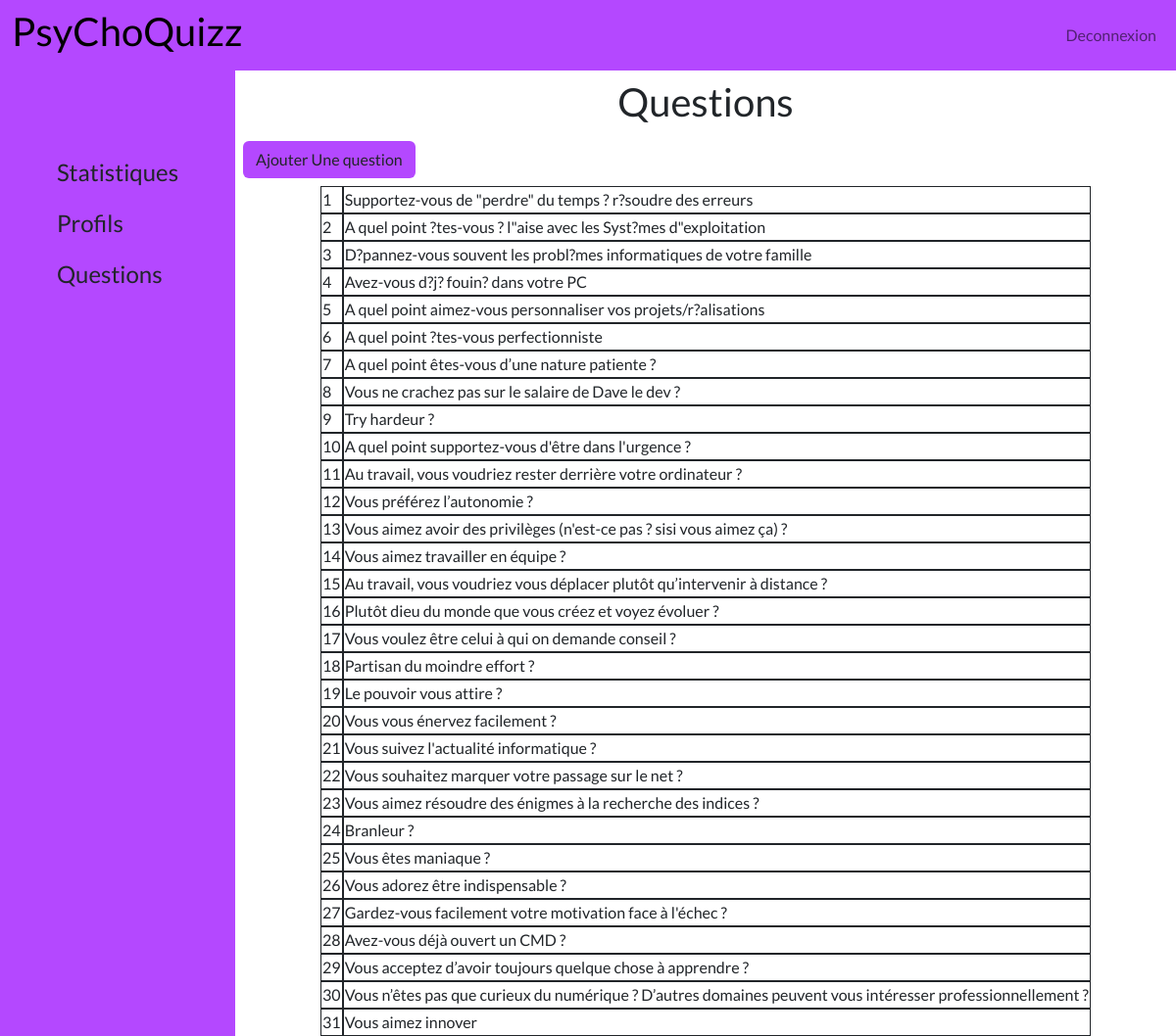
/admin/questions.php (signed in), run on the app's committed database.
### tables this page shows
CREATE TABLE `question` (
  `IDQUESTION` smallint(6) NOT NULL,
  `LIBELLE` varchar(1200) NOT NULL,
  `ENJEU` varchar(1200) NOT NULL,
  `IDTYPEQUESTION` int(11) DEFAULT NULL,
  `IDSCOREFERMEE` int(11) DEFAULT NULL,
  `IDSCORECH` int(11) DEFAULT NULL
);

### back-end/functions.php (called while the page is built, shortened)
<?php
    function getAllQuestions($connexion){
        $requete = $connexion->prepare('SELECT * FROM `question`');
        $requete->execute();
        $data = $requete->fetchAll();
        return $data;
    }
?>

### admin/questions.php (the view, shortened to what this page needs)
<!DOCTYPE html>
<html lang="en">
<head>
    <link href="https://cdn.jsdelivr.net/npm/bootstrap@5.2.1/dist/css/bootstrap.min.css" rel="stylesheet">
    <link rel="stylesheet" href="../assets/css/style.css">
    <link rel="stylesheet" href="css/dashboard.css">
    <link rel="stylesheet" href="css/button.css">
</head>
<body>
    <?php
        include_once('front-end/admin_nav.php');
        require_once('../back-end/functions.php');
    ?>
    <div class="main d-flex flex-row w-100">
        <?php include_once('front-end/dashboard.php'); ?>
        <section id="mainSection">
            <div class="d-flex justify-content-center align-items-center">
                <h1>Questions</h1>
            </div>
            <div>
                <button class="btn m-2">Ajouter Une question</button>
            </div>
            <div class="d-flex justify-content-center align-items-center">
                <table>
                    <tbody class="d-flex flex-row">
                        <tr class="d-flex flex-column">
                            <?php
                                $dataQuestion=getAllQuestions($connexion);
                                foreach($dataQuestion as $value){
                                    ?>
                                    <td class="border border-dark"><?php echo($value[0]);?></td>
                                    <?php
                                }
                            ?>
                        </tr>
                        <tr class="d-flex flex-column">
                            <?php
                                foreach($dataQuestion as $value){
                                    ?>
                                    <td class="border border-dark"><?php echo($value[1]);?></td>
                                    <?php
                                }
                            ?>
                        </tr>
                    </tbody>
                </table>
            </div>
        </section>
    </div>
</body>
</html>

### assets/css/style.css (style rules this page uses)
body { min-height: 100vh; }
* { font-family: 'Lato', sans-serif; }

### admin/css/dashboard.css (style rules this page uses)
#mainSection { width: 80%; height: 100vh; margin-top: 80px; margin-left: 20%; }

### admin/css/button.css (style rules this page uses)
.btn { background-color: #b448ff !important; transition: 0.3s; }

### data on the page
question: IDQUESTION "1", LIBELLE "Supportez-vous de \"perdre\" du temps ? r?soudre des erreurs"
question: IDQUESTION "2", LIBELLE "A quel point ?tes-vous ? l\"aise avec les Syst?mes d\"exploitation"
question: IDQUESTION "3", LIBELLE "D?pannez-vous souvent les probl?mes informatiques de votre famille"
question: IDQUESTION "4", LIBELLE "Avez-vous d?j? fouin? dans votre PC"
question: IDQUESTION "5", LIBELLE "A quel point aimez-vous personnaliser vos projets/r?alisations"
question: IDQUESTION "6", LIBELLE "A quel point ?tes-vous perfectionniste"
question: IDQUESTION "7", LIBELLE "A quel point êtes-vous d’une nature patiente ?"
question: IDQUESTION "8", LIBELLE "Vous ne crachez pas sur le salaire de Dave le dev ?"
question: IDQUESTION "9", LIBELLE "Try hardeur ?"
question: IDQUESTION "10", LIBELLE "A quel point supportez-vous d'être dans l'urgence ?"
question: IDQUESTION "11", LIBELLE "Au travail, vous voudriez rester derrière votre ordinateur ?"
question: IDQUESTION "12", LIBELLE "Vous préférez l’autonomie ?"
question: IDQUESTION "13", LIBELLE "Vous aimez avoir des privilèges (n'est-ce pas ? sisi vous aimez ça) ?"
question: IDQUESTION "14", LIBELLE "Vous aimez travailler en équipe ?"
question: IDQUESTION "15", LIBELLE "Au travail, vous voudriez vous déplacer plutôt qu’intervenir à distance ?"
question: IDQUESTION "16", LIBELLE "Plutôt dieu du monde que vous créez et voyez évoluer ?"
question: IDQUESTION "17", LIBELLE "Vous voulez être celui à qui on demande conseil ?"
question: IDQUESTION "18", LIBELLE "Partisan du moindre effort ?"
question: IDQUESTION "19", LIBELLE "Le pouvoir vous attire ?"
question: IDQUESTION "20", LIBELLE "Vous vous énervez facilement ?"
question: IDQUESTION "21", LIBELLE "Vous suivez l'actualité informatique ?"
question: IDQUESTION "22", LIBELLE "Vous souhaitez marquer votre passage sur le net ?"
question: IDQUESTION "23", LIBELLE "Vous aimez résoudre des énigmes à la recherche des indices ?"
question: IDQUESTION "24", LIBELLE "Branleur ?"
question: IDQUESTION "25", LIBELLE "Vous êtes maniaque ?"
question: IDQUESTION "26", LIBELLE "Vous adorez être indispensable ?"
question: IDQUESTION "27", LIBELLE "Gardez-vous facilement votre motivation face à l'échec ?"
question: IDQUESTION "28", LIBELLE "Avez-vous déjà ouvert un CMD ?"
question: IDQUESTION "29", LIBELLE "Vous acceptez d’avoir toujours quelque chose à apprendre ?"
question: IDQUESTION "30", LIBELLE "Vous n’êtes pas que curieux du numérique ? D’autres domaines peuvent vous intéresser professionnellement ?"
question: IDQUESTION "31", LIBELLE "Vous aimez innover"
